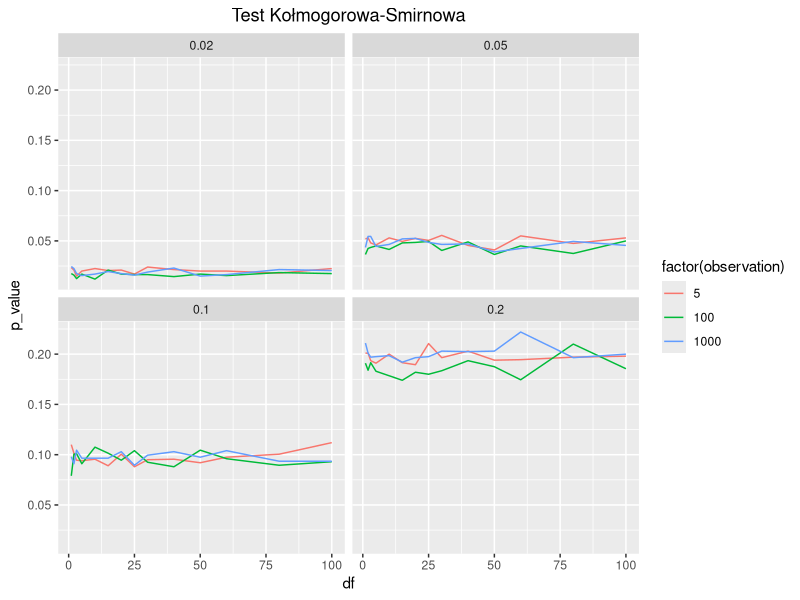
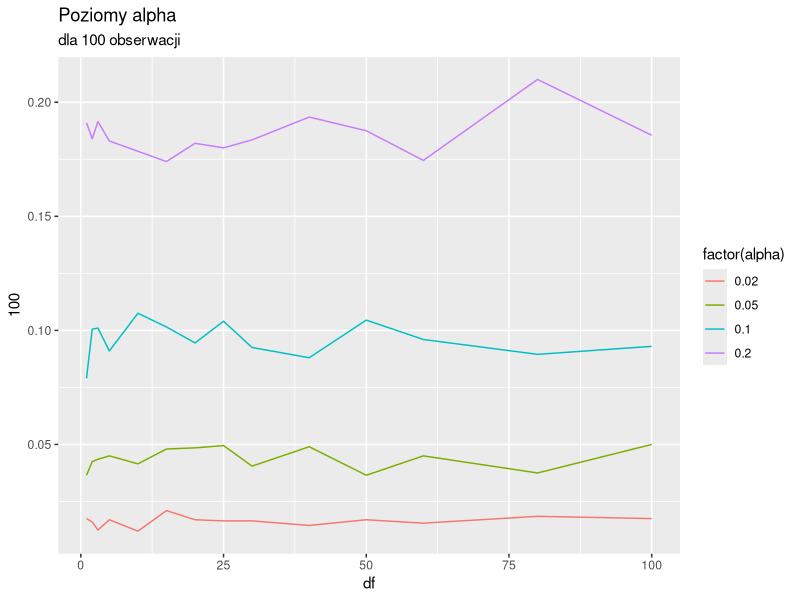
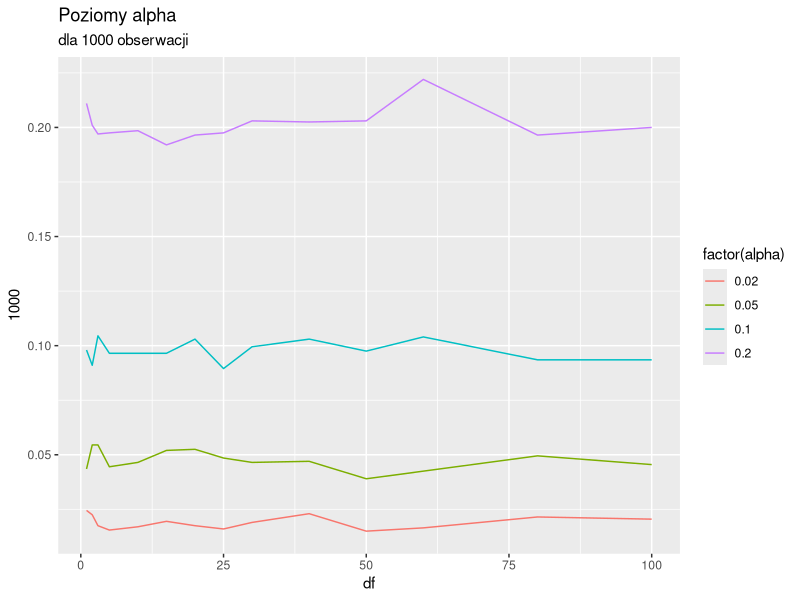

Here is the R script that generated these plots, in order: (Note: a time limit stopped this script after it produced the figures.)
library(dplyr)
library(tidyr)
library(ggplot2)
library(tseries)

#---------------------
# TEST KOLMOGOROWA-SMIRNOWA
#---------------------

#ilość symulacji
N <- 2000

#stopnie swobody
dfs <- c(1, 2, 3, 5, 10, 15, 20, 25, 30, 40, 50, 60, 80, 100)
#dfs2 <- seq(15,50, by = 5)
#dfs <- c(dfs1, dfs2)
#dfs
#poziomy istotności
alphas <- c(0.02, 0.05, 0.1, 0.2)
#długość próby
observations <-c(5,100,1000)


#expand.grid tworzy ramkę danych wszystkich kombinacji o nazwie ‘params’ z każdą możliwą trójką z tych wartości.

params <- expand.grid(df = dfs, alpha = alphas, observation = observations)
set.seed(42)

percentage_ks <- sapply(1:nrow(params), 
    function(i){
    df <- params[i, 1]
    alpha <- params[i, 2]
    n <- params[i, 3]
    p_vector <- sapply(rep(df, N), function(x){
    my_sample <- rt(n, df)
    ks.test(my_sample, y="pt", df)$p.value
    })

    mean(p_vector < alpha)
    
    })

kolmogorow_df <- bind_cols(params, p_value = percentage_ks )
mean(kolmogorow_df$p_value)

kolmogorow_df %>%
  ggplot(aes(x = df, y = p_value, color = factor(observation))) +
  labs(title = "Test Kołmogorowa-Smirnowa") +
  theme(plot.title = element_text(hjust = 0.5)) +
  geom_line() +
  facet_wrap(~ alpha, nrow = 2)    


 
value_wide <-
  kolmogorow_df %>%
  spread(observation, p_value)
View(value_wide)

value_wide %>%
  ggplot(aes(x = df, y = `100`, col = factor(alpha))) +
  labs(title = "Poziomy alpha", subtitle = "dla 100 obserwacji") +
  geom_line()

value_wide %>%
  ggplot(aes(y = `1000`, x = df, col = factor(alpha))) +
  labs(title = "Poziomy alpha", subtitle = "dla 1000 obserwacji") +
  geom_line()

#---------------------
# CHI KWADRAT
#---------------------

#PRZYPOMNIENIE:

#ilość symulacji
#N <- 1000
#stopnie swobody
#dfs <- seq(1, 10, by = 1)


# data frame z prawdopodobienstwami - (poczatek klasy, koniec klasy]

classes5 <- as.data.frame(matrix(data = NA, nrow = 5, ncol = 6))
colnames(classes5) = c("Poczatek klasy", "Koniec klasy", "F dla pocz. klasy", "F dla konca klasy", "Prawd.", "Liczebnosc")

classes5[,1] <- seq(0,0.8, by=0.2) #dzielimy na 5 klas
classes5[,2] <- seq(0.2,1, by=0.2) #dzielimy na 5 klas
classes5[,5] <- 0.2 #prawdopodobieństwo

df_chisq <- 40 # stopnie swobody
for (i in 1:nrow(classes5))
{
  classes5[i,3] <- qt(classes5[i,1],df_chisq)
  classes5[i,4] <- qt(classes5[i,2],df_chisq)
}

# przeszukanie i zliczenie liczebnosci generowanych liczb
chi_distr <- rt(100,4)

classes5[,6]<-table(cut(chi_distr,breaks=c(classes5[,3],Inf))) # liczebnosc generowanych liczba
#cut = break up a continuous variable such 
#table = uses the cross-classifying factors to build a contingency table of the counts at each combination of factor levels.

temp_chisq <- chisq.test(classes5[,6], p = classes5[,5]) #pierwszy argument to liczebnosci, drygi to prawdopodobienstwo dla kazdej z klas
temp_chisq


#długość próby
observations1 <- c(50, 100,1000)


#expand.grid tworzy ramkę danych wszystkich kombinacji o nazwie ‘params’ z każdą możliwą trójką z tych wartości.

params1 <- expand.grid(df = dfs, alpha = alphas, observation = observations1)


  

percentage_chisq <- sapply(1:nrow(params1), 
                     function(i){
                     df1 <- params1[i, 1]
                     alpha1 <- params1[i, 2]
                     n1 <- params1[i, 3]
                     p_vector_chisq <- sapply(rep(df1, N), function(x){
                       pom <- rt(n1, df1)
                       
                       classes5[,6]<-table(cut(pom,breaks=c(classes5[,3],Inf)))
                       chisq.test(classes5[,6], p = classes5[,5])$p.value
                       
                     })
                     
                     mean(p_vector_chisq < alpha1)
                     
                   })

chisq_df <- bind_cols(params1, p_value = percentage_chisq)
mean(chisq_df$p_value)

chisq_df %>%
  ggplot(aes(x = df, y = p_value, color = factor(observation))) +
  labs(title = "Test Chi-kwadrat") +
  theme(plot.title = element_text(hjust = 0.5)) +
  geom_line() +
  facet_wrap(~ alpha, nrow = 2)   

value_wide_chisq <-
  chisq_df %>%
  spread(observation, p_value)
View(value_wide)


value_wide_chisq %>%
  ggplot(aes(x = df, y = `100`, col = factor(alpha))) +
  labs(title = "Poziomy alpha", subtitle = "dla 100obserwacji") +
  geom_line()

value_wide_chisq %>%
  ggplot(aes(x = df,y = `1000`, col = factor(alpha))) +
  labs(title = "Poziomy alpha", subtitle = "dla 1000 obserwacji") +
  geom_line()
  
#---------------------
# CHI KWADRAT 2
#---------------------



x=0
chisq_degree_frdm<-seq(1,20,1)
observ<-seq(100,120,4)
params<-expand.grid(df=chisq_degree_frdm,length=observ)
prob<-seq(0.1,1,0.1)
min=0

classes<-data.frame(seq(1,120,1))
pr=rep(0.1,10)

tmp<-0
error<-0
counter<-1
pvalue<-0
repeat{
  for(i in 1:nrow(params)){
    df<-params[i,1]
    n<-params[i,2]
    dane<-rt(n,df)
    max<-qt(prob,df)
    min[1]<- -Inf 
    for(j in 1:9){
      min[j+1]<-max[j]
    }
    result<-data.frame(min,max,prob)
    for(z in 1:10){
      for(k in 1:100){
        if(dane[k]<result$max[z]&&dane[k]>result$min[z]){
          x=x+1
        }
        
      }
      tmp[z]<-x
      x=0
      
    }
    result$observ<-tmp
    
    pvalue[i]<-chisq.test(result$observ,p=pr)$p.value
    
    
  }
  classes[,counter]<-pvalue
  counter=counter+1
  if(counter==1000)
    break
}


for(i in 1:120){
  error[i]<-mean(as.numeric(classes[i,]<0.05))
}

chi_df<-bind_cols(params, error_1 =error )


chi_df %>%
  ggplot(aes(x = df, y = error_1, color = factor(length))) +
  geom_line()


v=0
for(i in 1:120){
  for (z in 1:999) {
    if(as.numeric(classes[i,z])<0.05)
      v=v+1
  }
}
stats<-v/(120*999)

#---------------------
# PIT
#---------------------


###exercise
x_pit <- seq(- 10, 10, by = 0.01)   
pit_rt <- rt(x_pit, df=3)
pit_pt <- pt(pit_rt, df = 3)
F_y <- cumsum(table(pit_pt))/sum(table(pit_pt))
par(mfrow=c(1,3))
hist(pit_rt, col='blue')
plot(F_y, col='green', pch=19, xlab='y', ylab=expression('F'['Y']), main=expression(paste('Y=1-e'^ paste('-',lambda,'X'))))
plot(ecdf(pit_pt), col='red', pch=19, xlab='y', ylab='ECDF(y)')
###exercise


dfss <- seq(1, 10, by = 1)
#dfs2 <- seq(15,50, by = 5)
#dfs <- c(dfs1, dfs2)
#dfs
#poziomy istotności
alphass <- c(0.02, 0.05, 0.1, 0.2)
#długość próby
observationss <- c(5,20,100)#seq(10, 1010, by = 50)


#expand.grid tworzy ramkę danych wszystkich kombinacji o nazwie ‘params’ z każdą możliwą trójką z tych wartości.

params_pit <- expand.grid(df = dfss, alpha = alphass, observation = observationss)

percentage_pit <- sapply(1:nrow(params_pit), 
                         function(i){
                           df2 <- params_pit[i, 1]
                           alpha2 <- params_pit[i, 2]
                           n2 <- params_pit[i, 3]
                           p_vector <- sapply(rep(df2, N), function(x){
                             my_sample_pit <- rt(n2, df2)
                             pt_pit<-pt(my_sample_pit,df2)
                             ks.test(pt_pit, y="punif", min = 0, max = 1)$p.value
                             
                           })
                           
                           mean(p_vector<alpha2)
                           #hist(p_vector)
                         })

pit0 <- bind_cols(params_pit, p_value = percentage_pit)
mean(pit0$p_value)

pit0 %>%
  ggplot(aes(x = df, y = p_value, color = factor(observation))) +
  labs(title = "PIT") +
  theme(plot.title = element_text(hjust = 0.5)) +
  geom_line() +
  facet_wrap(~ alpha, nrow = 2) 


value_wide_pit <-
  pit0  %>%
  spread(observation, p_value)
View(value_wide)


value_wide_pit %>%
  ggplot(aes(x = df, y = `20`, col = factor(alpha))) +
  labs(title = "Poziomy alpha", subtitle = "dla 20 obserwacji") +
  geom_line()

value_wide_pit %>%
  ggplot(aes(x = df,y = `100`, col = factor(alpha))) +
  labs(title = "Poziomy alpha", subtitle = "dla 100 obserwacji") +
  geom_line()
